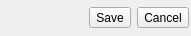
<?xml version="1.0" encoding="UTF-8"?>
<ui version="4.0">
 <class>Meerkat::PasswordBarWidget</class>
 <widget class="QWidget" name="Meerkat::PasswordBarWidget">
  <property name="geometry">
   <rect>
    <x>0</x>
    <y>0</y>
    <width>191</width>
    <height>36</height>
   </rect>
  </property>
  <layout class="QHBoxLayout" name="horizontalLayout">
   <property name="leftMargin">
    <number>2</number>
   </property>
   <property name="topMargin">
    <number>2</number>
   </property>
   <property name="rightMargin">
    <number>2</number>
   </property>
   <property name="bottomMargin">
    <number>2</number>
   </property>
   <item>
    <widget class="QLabel" name="iconLabel">
     <property name="sizePolicy">
      <sizepolicy hsizetype="Fixed" vsizetype="Fixed">
       <horstretch>32</horstretch>
       <verstretch>32</verstretch>
      </sizepolicy>
     </property>
     <property name="minimumSize">
      <size>
       <width>32</width>
       <height>32</height>
      </size>
     </property>
    </widget>
   </item>
   <item>
    <widget class="QLabel" name="messageLabel"/>
   </item>
   <item>
    <spacer name="horizontalSpacer">
     <property name="orientation">
      <enum>Qt::Horizontal</enum>
     </property>
     <property name="sizeHint" stdset="0">
      <size>
       <width>0</width>
       <height>0</height>
      </size>
     </property>
    </spacer>
   </item>
   <item>
    <widget class="QToolButton" name="okButton">
     <property name="text">
      <string>Save</string>
     </property>
    </widget>
   </item>
   <item>
    <widget class="QToolButton" name="cancelButton">
     <property name="text">
      <string>Cancel</string>
     </property>
    </widget>
   </item>
  </layout>
 </widget>
 <resources/>
 <connections/>
</ui>
